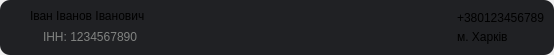
<?xml version="1.0" encoding="UTF-8"?>
<ui version="4.0">
 <class>ElementPeople</class>
 <widget class="QWidget" name="ElementPeople">
  <property name="geometry">
   <rect>
    <x>0</x>
    <y>0</y>
    <width>554</width>
    <height>55</height>
   </rect>
  </property>
  <property name="minimumSize">
   <size>
    <width>0</width>
    <height>0</height>
   </size>
  </property>
  <property name="maximumSize">
   <size>
    <width>16777215</width>
    <height>100</height>
   </size>
  </property>
  <property name="windowTitle">
   <string>Form</string>
  </property>
  <property name="styleSheet">
   <string notr="true">QLabel#labelTitleBottom {
	font: 12pt &quot;Franklin Gothic Medium&quot;;
	color: #818381;
	padding-left: 10px;
	padding-top: 0px;
	padding-bottom: 0px;
}

QLabel#labelAddress {
	font: 12pt &quot;Franklin Gothic Medium&quot;;
}

QLabel#labelPhone {
	font: 12pt &quot;Franklin Gothic Medium&quot;;
}</string>
  </property>
  <layout class="QVBoxLayout" name="verticalLayout">
   <property name="spacing">
    <number>0</number>
   </property>
   <property name="leftMargin">
    <number>0</number>
   </property>
   <property name="topMargin">
    <number>0</number>
   </property>
   <property name="rightMargin">
    <number>0</number>
   </property>
   <property name="bottomMargin">
    <number>0</number>
   </property>
   <item>
    <widget class="QWidget" name="widget" native="true">
     <property name="styleSheet">
      <string notr="true">QWidget#widget{
	border-radius: 10px;
	background-color: #202124;
}</string>
     </property>
     <layout class="QGridLayout" name="gridLayout">
      <property name="leftMargin">
       <number>30</number>
      </property>
      <property name="topMargin">
       <number>5</number>
      </property>
      <property name="bottomMargin">
       <number>5</number>
      </property>
      <property name="horizontalSpacing">
       <number>5</number>
      </property>
      <property name="verticalSpacing">
       <number>0</number>
      </property>
      <item row="1" column="0">
       <widget class="QLabel" name="labelTitleBottom">
        <property name="sizePolicy">
         <sizepolicy hsizetype="Expanding" vsizetype="Fixed">
          <horstretch>0</horstretch>
          <verstretch>0</verstretch>
         </sizepolicy>
        </property>
        <property name="text">
         <string>ІНН: 1234567890</string>
        </property>
        <property name="alignment">
         <set>Qt::AlignBottom|Qt::AlignLeading|Qt::AlignLeft</set>
        </property>
       </widget>
      </item>
      <item row="0" column="1">
       <widget class="QLabel" name="iconTop">
        <property name="minimumSize">
         <size>
          <width>18</width>
          <height>18</height>
         </size>
        </property>
        <property name="maximumSize">
         <size>
          <width>18</width>
          <height>18</height>
         </size>
        </property>
        <property name="text">
         <string/>
        </property>
        <property name="pixmap">
         <pixmap resource="../../../resources/images.qrc">:/WhiteIcon/images/phone-call.png</pixmap>
        </property>
        <property name="scaledContents">
         <bool>true</bool>
        </property>
       </widget>
      </item>
      <item row="0" column="0">
       <widget class="QLabel" name="labelTitle">
        <property name="sizePolicy">
         <sizepolicy hsizetype="Expanding" vsizetype="Fixed">
          <horstretch>0</horstretch>
          <verstretch>0</verstretch>
         </sizepolicy>
        </property>
        <property name="text">
         <string>Іван Іванов Іванович</string>
        </property>
        <property name="alignment">
         <set>Qt::AlignLeading|Qt::AlignLeft|Qt::AlignVCenter</set>
        </property>
       </widget>
      </item>
      <item row="1" column="1">
       <widget class="QLabel" name="iconBottom">
        <property name="minimumSize">
         <size>
          <width>18</width>
          <height>18</height>
         </size>
        </property>
        <property name="maximumSize">
         <size>
          <width>18</width>
          <height>18</height>
         </size>
        </property>
        <property name="text">
         <string/>
        </property>
        <property name="pixmap">
         <pixmap resource="../../../resources/images.qrc">:/WhiteIcon/images/location.png</pixmap>
        </property>
        <property name="scaledContents">
         <bool>true</bool>
        </property>
       </widget>
      </item>
      <item row="0" column="2">
       <widget class="QLabel" name="labelPhone">
        <property name="sizePolicy">
         <sizepolicy hsizetype="Preferred" vsizetype="Preferred">
          <horstretch>0</horstretch>
          <verstretch>0</verstretch>
         </sizepolicy>
        </property>
        <property name="text">
         <string>+380123456789</string>
        </property>
        <property name="alignment">
         <set>Qt::AlignBottom|Qt::AlignLeading|Qt::AlignLeft</set>
        </property>
       </widget>
      </item>
      <item row="1" column="2">
       <widget class="QLabel" name="labelAddress">
        <property name="sizePolicy">
         <sizepolicy hsizetype="Preferred" vsizetype="Fixed">
          <horstretch>0</horstretch>
          <verstretch>0</verstretch>
         </sizepolicy>
        </property>
        <property name="text">
         <string>м. Харків</string>
        </property>
        <property name="alignment">
         <set>Qt::AlignBottom|Qt::AlignLeading|Qt::AlignLeft</set>
        </property>
       </widget>
      </item>
     </layout>
    </widget>
   </item>
  </layout>
 </widget>
 <resources>
  <include location="../../../resources/images.qrc"/>
 </resources>
 <connections/>
</ui>
